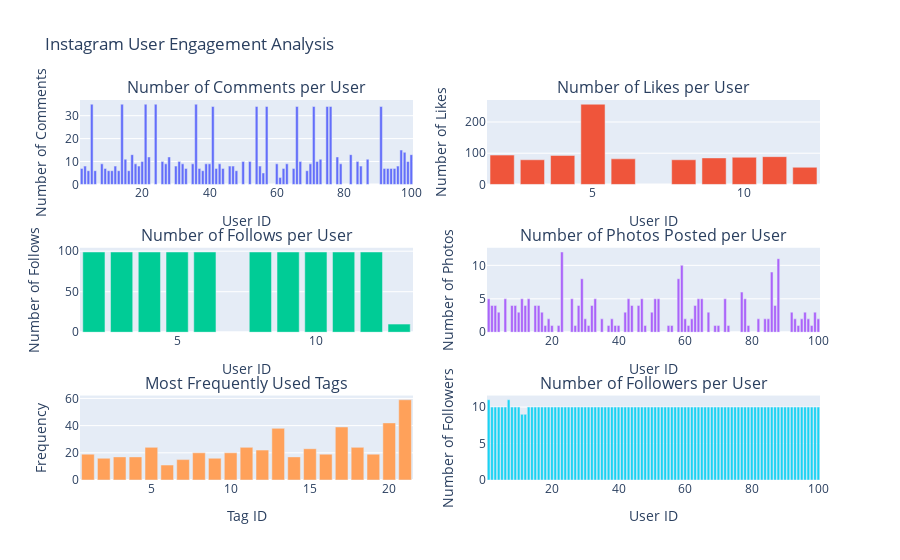

This figure's notebook cell:
### Code cell
import plotly.graph_objects as go
from plotly.subplots import make_subplots

# Create subplots: 2 rows, 2 columns
fig = make_subplots(rows=3, cols=2, subplot_titles=("Number of Comments per User", 
                                                    "Number of Likes per User", 
                                                    "Number of Follows per User",
                                                    "Number of Photos Posted per User",
                                                    "Most Frequently Used Tags",
                                                    "Number of Followers per User"))

# Add traces
fig.add_trace(go.Bar(x=comments_per_user.index, y=comments_per_user.values, name='Comments'), row=1, col=1)
fig.add_trace(go.Bar(x=likes_per_user.index, y=likes_per_user.values, name='Likes'), row=1, col=2)
fig.add_trace(go.Bar(x=follows_per_user.index, y=follows_per_user.values, name='Follows'), row=2, col=1)
fig.add_trace(go.Bar(x=photos_per_user.index, y=photos_per_user.values, name='Photos'), row=2, col=2)
fig.add_trace(go.Bar(x=tag_counts.index, y=tag_counts.values, name='Tags'), row=3, col=1)
fig.add_trace(go.Bar(x=followers_count.index, y=followers_count.values, name='Followers'), row=3, col=2)

# Update xaxis properties
fig.update_xaxes(title_text="User ID", row=1, col=1)
fig.update_xaxes(title_text="User ID", row=1, col=2)
fig.update_xaxes(title_text="User ID", row=2, col=1)
fig.update_xaxes(title_text="User ID", row=2, col=2)
fig.update_xaxes(title_text="Tag ID", row=3, col=1)
fig.update_xaxes(title_text="User ID", row=3, col=2)

# Update yaxis properties
fig.update_yaxes(title_text="Number of Comments", row=1, col=1)
fig.update_yaxes(title_text="Number of Likes", row=1, col=2)
fig.update_yaxes(title_text="Number of Follows", row=2, col=1)
fig.update_yaxes(title_text="Number of Photos", row=2, col=2)
fig.update_yaxes(title_text="Frequency", row=3, col=1)
fig.update_yaxes(title_text="Number of Followers", row=3, col=2)

# Update title and height
fig.update_layout(title_text="Instagram User Engagement Analysis", height=1200, showlegend=False)

fig.show()

### Figure 1 — Plotly figure (JSON) as saved in the notebook; plotly's stock layout.template omitted (floating-point values rounded to 4 significant figures)
{"data": [{"name": "Comments", "type": "bar", "x": [5, 14, 21, 24, 36, 91, 54, 76, 75, 71, 66, 57, 41, 97, 98, 100, 82, 17, 28, 78, 22, 73, 87, 15, 99, 50, 20, 84, 26, 72, 31, 52, 67, 43, 39, 60, 32, 18, 8, 27, 40, 79, 70, 35, 63, 46, 85, 3, 47, 96, 19, 12, 55, 30, 9, 92, 93, 94, 2, 33, 37, 62, 42, 65, 95, 44, 10, 38, 48, 6, 69, 11, 13, 16, 4, 56, 61], "xaxis": "x", "y": [35, 35, 35, 35, 35, 34, 34, 34, 34, 34, 34, 34, 34, 15, 14, 13, 13, 13, 12, 12, 12, 11, 11, 11, 10, 10, 10, 10, 10, 10, 10, 10, 10, 9, 9, 9, 9, 9, 9, 9, 9, 9, 9, 9, 9, 8, 8, 8, 8, 8, 8, 8, 8, 8, 7, 7, 7, 7, 7, 7, 7, 7, 7, 7, 7, 7, 6, 6, 6, 6, 6, 6, 6, 6, 6, 5, 3], "yaxis": "y"}, {"name": "Likes", "type": "bar", "x": [5, 2, 4, 11, 10, 9, 6, 3, 8, 12], "xaxis": "x2", "y": [257, 94, 93, 89, 87, 85, 82, 79, 79, 55], "yaxis": "y2"}, {"name": "Follows", "type": "bar", "x": [2, 3, 4, 5, 6, 8, 9, 10, 11, 12, 13], "xaxis": "x3", "y": [99, 99, 99, 99, 99, 99, 99, 99, 99, 99, 10], "yaxis": "y3"}, {"name": "Photos", "type": "bar", "x": [23, 88, 59, 86, 29, 58, 77, 43, 64, 33, 52, 47, 51, 78, 72, 65, 26, 1, 6, 11, 13, 15, 44, 3, 8, 9, 12, 2, 46, 63, 32, 28, 16, 87, 42, 96, 17, 50, 67, 99, 10, 92, 4, 93, 84, 97, 82, 85, 95, 100, 62, 35, 60, 19, 30, 38, 18, 98, 20, 22, 94, 27, 31, 37, 61, 39, 40, 79, 55, 56, 73, 70, 69, 48], "xaxis": "x4", "y": [12, 11, 10, 9, 8, 8, 6, 5, 5, 5, 5, 5, 5, 5, 5, 5, 5, 5, 5, 5, 5, 4, 4, 4, 4, 4, 4, 4, 4, 4, 4, 4, 4, 4, 3, 3, 3, 3, 3, 3, 3, 3, 3, 2, 2, 2, 2, 2, 2, 2, 2, 2, 2, 2, 2, 2, 1, 1, 1, 1, 1, 1, 1, 1, 1, 1, 1, 1, 1, 1, 1, 1, 1, 1], "yaxis": "y4"}, {"name": "Tags", "type": "bar", "x": [21, 20, 17, 13, 18, 11, 5, 15, 12, 8, 10, 16, 19, 1, 14, 4, 3, 9, 2, 7, 6], "xaxis": "x5", "y": [59, 42, 39, 38, 24, 24, 24, 23, 22, 20, 20, 19, 19, 19, 17, 17, 17, 16, 16, 15, 11], "yaxis": "y5"}, {"name": "Followers", "type": "bar", "x": [1, 7, 65, 75, 74, 73, 72, 71, 70, 69, 68, 67, 66, 64, 77, 63, 62, 61, 60, 59, 58, 57, 56, 55, 76, 78, 53, 79, 100, 99, 98, 97, 96, 95, 94, 93, 92, 91, 90, 89, 88, 87, 86, 85, 84, 83, 82, 81, 80, 54, 52, 3, 17, 26, 25, 24, 23, 22, 21, 20, 19, 18, 16, 51, 15, 14, 13, 10, 9, 8, 6, 5, 4, 27, 28, 29, 30, 50, 49, 48, 47, 46, 45, 44, 43, 42, 41, 40, 39, 38, 37, 36, 35, 34, 33, 32, 31, 2, 12, 11], "xaxis": "x6", "y": [11, 11, 10, 10, 10, 10, 10, 10, 10, 10, 10, 10, 10, 10, 10, 10, 10, 10, 10, 10, 10, 10, 10, 10, 10, 10, 10, 10, 10, 10, 10, 10, 10, 10, 10, 10, 10, 10, 10, 10, 10, 10, 10, 10, 10, 10, 10, 10, 10, 10, 10, 10, 10, 10, 10, 10, 10, 10, 10, 10, 10, 10, 10, 10, 10, 10, 10, 10, 10, 10, 10, 10, 10, 10, 10, 10, 10, 10, 10, 10, 10, 10, 10, 10, 10, 10, 10, 10, 10, 10, 10, 10, 10, 10, 10, 10, 10, 10, 9, 9], "yaxis": "y6"}], "layout": {"annotations": [{"font": {"size": 16}, "showarrow": false, "text": "Number of Comments per User", "x": 0.225, "xanchor": "center", "xref": "paper", "y": 1, "yanchor": "bottom", "yref": "paper"}, {"font": {"size": 16}, "showarrow": false, "text": "Number of Likes per User", "x": 0.775, "xanchor": "center", "xref": "paper", "y": 1, "yanchor": "bottom", "yref": "paper"}, {"font": {"size": 16}, "showarrow": false, "text": "Number of Follows per User", "x": 0.225, "xanchor": "center", "xref": "paper", "y": 0.6111, "yanchor": "bottom", "yref": "paper"}, {"font": {"size": 16}, "showarrow": false, "text": "Number of Photos Posted per User", "x": 0.775, "xanchor": "center", "xref": "paper", "y": 0.6111, "yanchor": "bottom", "yref": "paper"}, {"font": {"size": 16}, "showarrow": false, "text": "Most Frequently Used Tags", "x": 0.225, "xanchor": "center", "xref": "paper", "y": 0.2222, "yanchor": "bottom", "yref": "paper"}, {"font": {"size": 16}, "showarrow": false, "text": "Number of Followers per User", "x": 0.775, "xanchor": "center", "xref": "paper", "y": 0.2222, "yanchor": "bottom", "yref": "paper"}], "autosize": true, "showlegend": false, "title": {"text": "Instagram User Engagement Analysis"}, "xaxis": {"anchor": "y", "autorange": true, "domain": [0, 0.45], "range": [1.5, 100.5], "title": {"text": "User ID"}, "type": "linear"}, "xaxis2": {"anchor": "y2", "autorange": true, "domain": [0.55, 1], "range": [1.5, 12.5], "title": {"text": "User ID"}, "type": "linear"}, "xaxis3": {"anchor": "y3", "autorange": true, "domain": [0, 0.45], "range": [1.5, 13.5], "title": {"text": "User ID"}, "type": "linear"}, "xaxis4": {"anchor": "y4", "autorange": true, "domain": [0.55, 1], "range": [0.5, 100.5], "title": {"text": "User ID"}, "type": "linear"}, "xaxis5": {"anchor": "y5", "autorange": true, "domain": [0, 0.45], "range": [0.5, 21.5], "title": {"text": "Tag ID"}, "type": "linear"}, "xaxis6": {"anchor": "y6", "autorange": true, "domain": [0.55, 1], "range": [0.5, 100.5], "title": {"text": "User ID"}, "type": "linear"}, "yaxis": {"anchor": "x", "autorange": true, "domain": [0.7778, 1], "range": [0, 36.84], "title": {"text": "Number of Comments"}, "type": "linear"}, "yaxis2": {"anchor": "x2", "autorange": true, "domain": [0.7778, 1], "range": [0, 270.5], "title": {"text": "Number of Likes"}, "type": "linear"}, "yaxis3": {"anchor": "x3", "autorange": true, "domain": [0.3889, 0.6111], "range": [0, 104.2], "title": {"text": "Number of Follows"}, "type": "linear"}, "yaxis4": {"anchor": "x4", "autorange": true, "domain": [0.3889, 0.6111], "range": [0, 12.63], "title": {"text": "Number of Photos"}, "type": "linear"}, "yaxis5": {"anchor": "x5", "autorange": true, "domain": [0, 0.2222], "range": [0, 62.11], "title": {"text": "Frequency"}, "type": "linear"}, "yaxis6": {"anchor": "x6", "autorange": true, "domain": [0, 0.2222], "range": [0, 11.58], "title": {"text": "Number of Followers"}, "type": "linear"}}}
